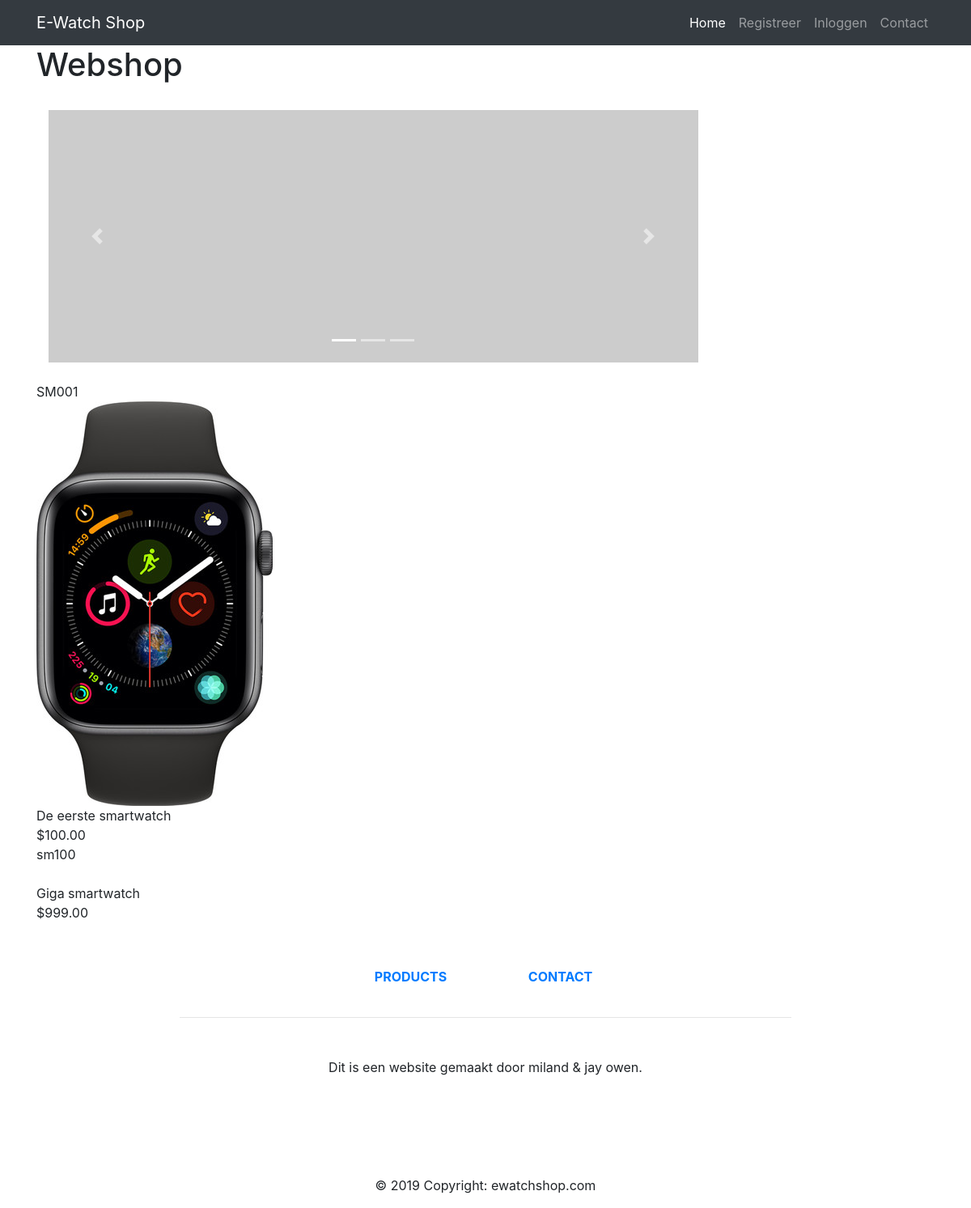
Before: / with the older database file.
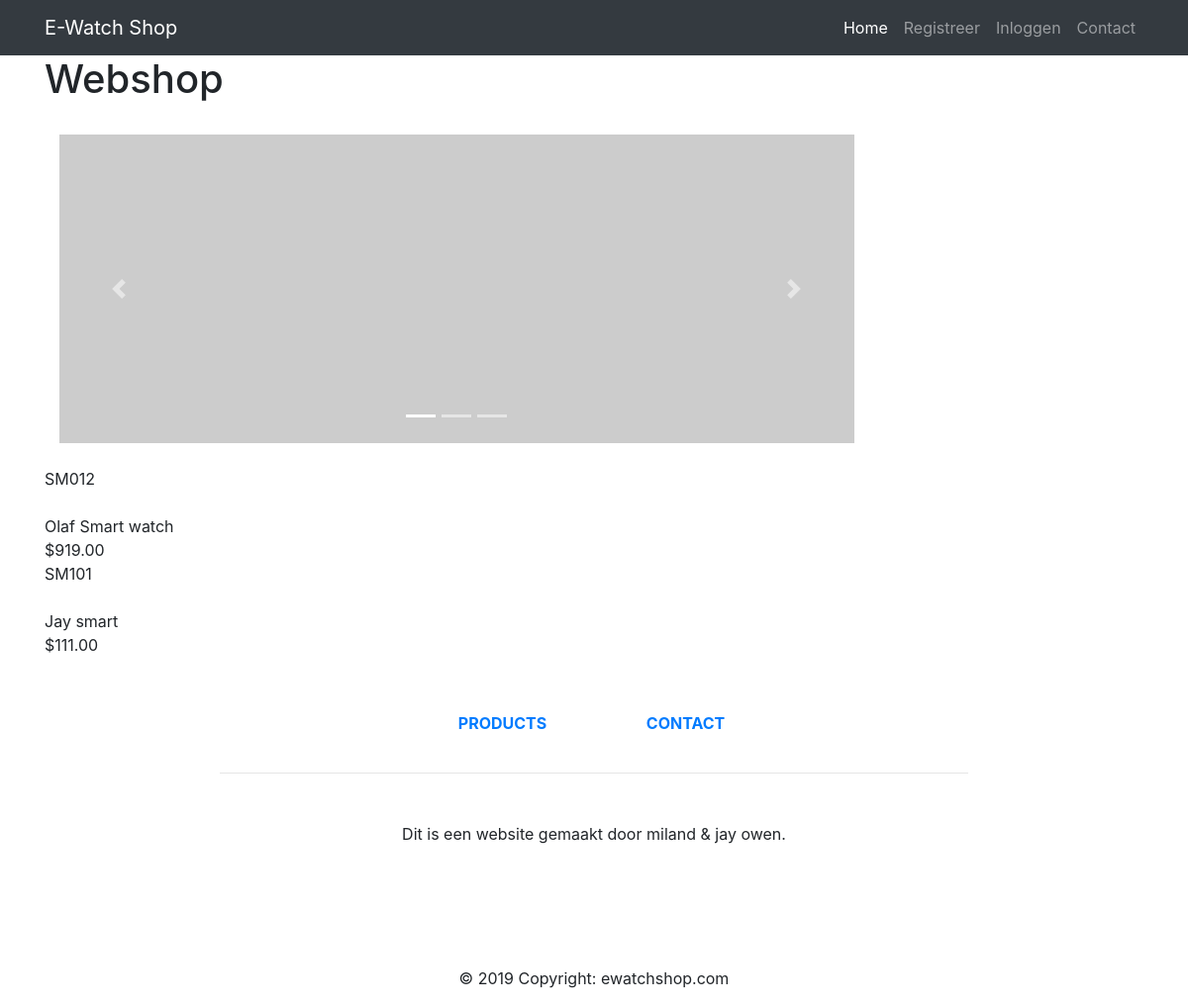
After: the same page with the newer database file.
### tables this page shows
CREATE TABLE IF NOT EXISTS `product` (
  `idproduct` int(8) NOT NULL AUTO_INCREMENT,
  `name` varchar(255) NOT NULL,
  `code` varchar(255) NOT NULL,
  `image` text NOT NULL,
  `price` double(10,2) NOT NULL,
  `description` text NOT NULL,
  `stock` int(11) DEFAULT NULL,
  PRIMARY KEY (`idproduct`),
  UNIQUE KEY `product_code` (`code`)
);

### items2.php (the view, shortened to what this page needs)
<?php
include('./connect_db.php');
?>
<?php
$result = mysqli_query($conn,"SELECT * FROM `product`");
while($row = mysqli_fetch_assoc($result)){
    echo $row['code'];
    echo "<div class='product_wrapper'>
    <input type='hidden' name='code' value=".$row['code']." />
    <div class='image'><img src='".$row['image']."' /></div>
    <div class='name'>".$row['name']."</div>
    <div class='price'>$".$row['price']."</div>
    </div>";
        }
?>

### index.php (shortened to what this page needs)
<!DOCTYPE html>
<html lang="en">
<head>
  <link href="vendor/bootstrap/css/bootstrap.min.css" rel="stylesheet">
  <link href="css/shop-homepage.css" rel="stylesheet">
</head>
<body>
  <main class="container">
    <div class="row">
      <div class="col-12">
        <?php include("./navbar.php"); ?>
      </div>
    </div>
    <div class="row">
  <div class="col-12">
    <section class="content">
      <?php include("./navigation.php"); ?>
    </section>
  </div>
</div>
<div class="row">
<div class="col-12">
  <?php include("./footer.php"); ?>
</div>
</div>
</main>
</body>
</html>

### navbar.php (shortened to what this page needs)
<nav class="navbar navbar-expand-lg navbar-dark bg-dark fixed-top">
  <div class="container">
    <a class="navbar-brand" href="./index.php?content=home">E-Watch Shop</a>
    <div class="collapse navbar-collapse" id="navbarResponsive">
      <ul class="navbar-nav ml-auto">
      <?php
        if ( isset($_SESSION["id"])) {
          switch($_SESSION["userrole"]) {
            case 'administrator':
              echo '<li class="nav-item">
                      <a class="nav-link" href="./index.php?content=administrator_home">AdminHome<span class="sr-only">(current)</span></a>
                    </li>';
              echo  '<li class="nav-item">
                            <a class="nav-link" href="./index.php?content=contactadmin">Contact Admin<span class="sr-only">(current)</span></a>
                          </li>';
                          echo '<li class="nav-item">
                          <a class="nav-link" href="./index.php?content=gebruikersrollen">Gebruikers rollen<span class="sr-only">(current)</span></a>
                        </li>';
                        echo '<li class="nav-item">
                        <a class="nav-link" href="./index.php?content=producten">Producten<span class="sr-only">(current)</span></a>
                      </li>';
            break;
            case 'customer':
              echo '<li class="nav-item">
                      <a class="nav-link" href="./index.php?content=customer_home">CustomerHome<span class="sr-only">(current)</span></a>
                    </li>';
                    '<li class="nav-item">
                            <a class="nav-link" href="./index.php?content=contact">Contact<span class="sr-only">(current)</span></a>
                          </li>';
          break;
            default:
              header("Location: url=./index.php?content=logout");
            break;
          }
          echo '<li class="nav-item">
                  <a class="nav-link" href="./index.php?content=logout">Uitloggen</a>
                </li>';
        } else {
          echo '<li class="nav-item active">
                  <a class="nav-link" href="./index.php?content=home">Home <span class="sr-only">(current)</span></a>
                </li>';
          echo '<li class="nav-item">
                  <a class="nav-link" href="./index.php?content=registerform">Registreer</a>
                </li>';
          echo '<li class="nav-item">
                  <a class="nav-link" href="./index.php?content=loginform">Inloggen</a>
                </li>';
          echo  '<li class="nav-item">
                <a class="nav-link" href="./index.php?content=contact">Contact<span class="sr-only">(current)</span></a>
                </li>';
        }
      ?>
    </ul>
  </div>
</nav>

### navigation.php
<?php
  if (isset($_GET["content"])) {
    include("./" . $_GET["content"] . ".php");
  } else {
    include("./home.php");
  }
?>

### home.php
<h1>Webshop</h1>
<div class="row">
  <div class="col-12">
    <?php include("./carousel.php"); ?>
  </div>
</div>
<div class="row">
  <div class="col-12">
    <?php include("./items2.php"); ?>
  </div>
</div>

### carousel.php (shortened to what this page needs)
<div class="col-lg-9">
  <div id="carouselExampleIndicators" class="carousel slide my-4" data-ride="carousel">
    <ol class="carousel-indicators">
      <li data-target="#carouselExampleIndicators" data-slide-to="0" class="active"></li>
      <li data-target="#carouselExampleIndicators" data-slide-to="1"></li>
      <li data-target="#carouselExampleIndicators" data-slide-to="2"></li>
    </ol>
    <div class="carousel-inner" role="listbox">
      <div class="carousel-item active">
        <img class="d-block img-fluid" src="http://placehold.it/900x350" alt="First slide">
      </div>
    </div>
    <a class="carousel-control-prev" href="#carouselExampleIndicators" role="button" data-slide="prev">
      <span class="carousel-control-prev-icon" aria-hidden="true"></span>
    </a>
    <a class="carousel-control-next" href="#carouselExampleIndicators" role="button" data-slide="next">
      <span class="carousel-control-next-icon" aria-hidden="true"></span>
    </a>
  </div>
</div>

### footer.php (shortened to what this page needs)
<footer class="page-footer font-small indigo">
  <div class="container">
    <div class="row text-center d-flex justify-content-center pt-5 mb-3">
      <div class="col-md-2 mb-3">
        <h6 class="text-uppercase font-weight-bold">
          <a href="./index.php?content=items">Products</a>
        </h6>
      </div>
      <div class="col-md-2 mb-3">
        <h6 class="text-uppercase font-weight-bold">
          <a href="./index.php?content=contact">Contact</a>
        </h6>
      </div>
    </div>
    <hr class="rgba-white-light" style="margin: 0 15%;">
    <div class="row d-flex text-center justify-content-center mb-md-0 mb-4">
      <div class="col-md-8 col-12 mt-5">
        <p style="line-height: 1.7rem">Dit is een website gemaakt door miland & jay owen.</p>
      </div>
    </div>
    <div class="row pb-3">
      <div class="col-md-12">
        <div class="mb-5 flex-center">
          <a class="fb-ic">
          </a>
          <a class="tw-ic">
          </a>
          <a class="gplus-ic">
          </a>
          <a class="li-ic">
          </a>
          <a class="ins-ic">
          </a>
        </div>
      </div>
    </div>
  </div>
  <div class="footer-copyright text-center py-3">© 2019 Copyright: ewatchshop.com
  </div>
</footer>

### css/shop-homepage.css (style rules this page uses)
body { padding-top: 56px; }

Changed rows visible on the page:
removed product: code "SM001", image (picture), name "De eerste smartwatch", price "100.00"
removed product: code "sm100", name "Giga smartwatch", price "999.00"
added product: code "SM012", name "Olaf Smart watch", price "919.00"
added product: code "SM101", name "Jay smart", price "111.00"
